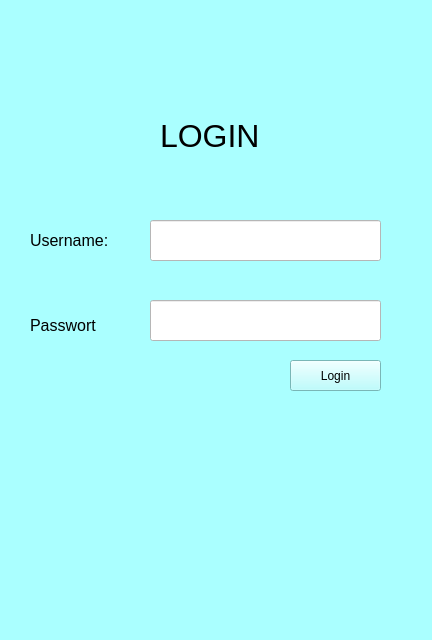
<?xml version="1.0" encoding="UTF-8"?>
<ui version="4.0">
 <class>loginbutton</class>
 <widget class="QMainWindow" name="loginbutton">
  <property name="geometry">
   <rect>
    <x>0</x>
    <y>0</y>
    <width>432</width>
    <height>640</height>
   </rect>
  </property>
  <property name="windowTitle">
   <string>MainWindow</string>
  </property>
  <property name="styleSheet">
   <string notr="true">background-color: rgb(255, 255, 255);
background-color: rgb(255, 255, 255);
background-color: rgb(255, 255, 255);
background-color: rgb(170, 255, 255);
background-color: rgb(157, 235, 235);
background-color:rgb(170, 255, 255)</string>
  </property>
  <widget class="QWidget" name="centralwidget">
   <widget class="QLabel" name="label">
    <property name="geometry">
     <rect>
      <x>160</x>
      <y>120</y>
      <width>181</width>
      <height>31</height>
     </rect>
    </property>
    <property name="font">
     <font>
      <pointsize>24</pointsize>
     </font>
    </property>
    <property name="text">
     <string>LOGIN</string>
    </property>
   </widget>
   <widget class="QLabel" name="label_2">
    <property name="geometry">
     <rect>
      <x>30</x>
      <y>230</y>
      <width>91</width>
      <height>21</height>
     </rect>
    </property>
    <property name="font">
     <font>
      <pointsize>12</pointsize>
     </font>
    </property>
    <property name="text">
     <string>Username:</string>
    </property>
   </widget>
   <widget class="QLabel" name="label_3">
    <property name="geometry">
     <rect>
      <x>30</x>
      <y>310</y>
      <width>121</width>
      <height>31</height>
     </rect>
    </property>
    <property name="font">
     <font>
      <pointsize>12</pointsize>
     </font>
    </property>
    <property name="text">
     <string>Passwort</string>
    </property>
   </widget>
   <widget class="QLineEdit" name="username">
    <property name="geometry">
     <rect>
      <x>150</x>
      <y>220</y>
      <width>231</width>
      <height>41</height>
     </rect>
    </property>
    <property name="styleSheet">
     <string notr="true">background-color: rgb(255, 255, 255);</string>
    </property>
   </widget>
   <widget class="QLineEdit" name="passwort">
    <property name="geometry">
     <rect>
      <x>150</x>
      <y>300</y>
      <width>231</width>
      <height>41</height>
     </rect>
    </property>
    <property name="styleSheet">
     <string notr="true">background-color: rgb(255, 255, 255);</string>
    </property>
   </widget>
   <widget class="QPushButton" name="pushButton">
    <property name="geometry">
     <rect>
      <x>290</x>
      <y>360</y>
      <width>91</width>
      <height>31</height>
     </rect>
    </property>
    <property name="styleSheet">
     <string notr="true">border-color: rgb(0, 0, 0);</string>
    </property>
    <property name="text">
     <string>Login</string>
    </property>
   </widget>
  </widget>
  <widget class="QMenuBar" name="menubar">
   <property name="geometry">
    <rect>
     <x>0</x>
     <y>0</y>
     <width>432</width>
     <height>26</height>
    </rect>
   </property>
  </widget>
  <widget class="QStatusBar" name="statusbar"/>
 </widget>
 <resources/>
 <connections/>
</ui>
